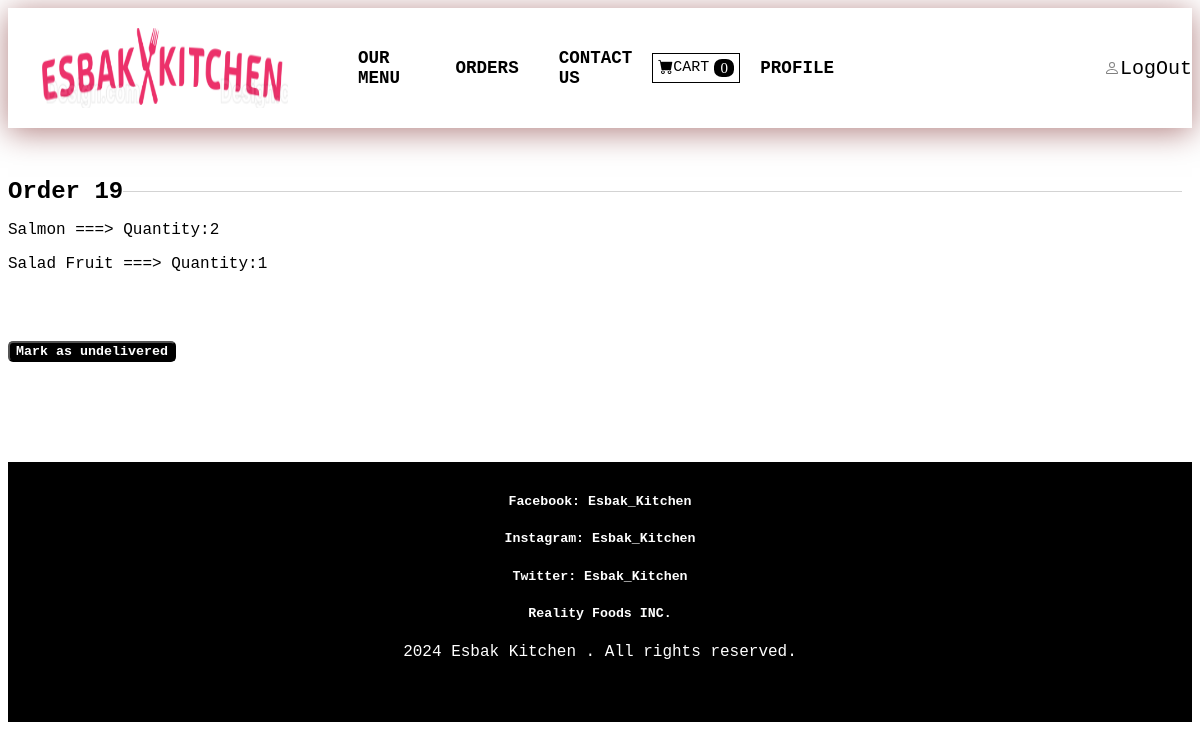
Page /payment/orders/19 (signed in) on the committed database.
### Payment/models.py (models this page shows, shortened)
class Order(models.Model):
    user = models.ForeignKey(Customer, on_delete=models.CASCADE, blank=True, null=True)
    full_name = models.CharField(max_length=250)
    Delivery_address = models.TextField(max_length=15000)
    amount_paid = models.DecimalField(max_digits=7, decimal_places=2)
    date_ordered = models.DateTimeField(auto_now_add=True)
    delivered = models.BooleanField(default=False)
    date_delivered = models.DateTimeField(blank=True, null=True)

class OrderItem(models.Model):
    order = models.ForeignKey(Order, on_delete=models.CASCADE, null=True)
    dish = models.ForeignKey(Dishes, on_delete=models.CASCADE)
    user = models.ForeignKey(Customer, on_delete=models.CASCADE, null=True)
    quantity = models.PositiveBigIntegerField(default=1)
    price = models.DecimalField(max_digits=7, decimal_places=2)

### E_kitchen/models.py (models this page shows)
class Dishes(models.Model):
    name = models.CharField(max_length=80)
    price = models.DecimalField(max_digits=10, decimal_places=2)
    dish_type = models.ForeignKey(DishType, on_delete=models.CASCADE)
    description = models.TextField(blank=True, null=True)
    is_available = models.BooleanField(default=True)
    image = models.ImageField(upload_to='dishes/', blank=True, null=True)
    def __str__(self):
        return self.name

### Payment/views.py (the view, shortened to what this page needs)
# urls.py: path('orders/<int:pk>', views.orders, name = 'orders')
def orders(request,pk):
    if request.user.is_authenticated and request.user.is_superuser:
        order = Order.objects.get(id = pk)
        items = OrderItem.objects.filter(order = pk)
        return render(request, 'payment/orders.html', {'order':order, 'items':items})
    else:
        messages.success(request,'Access denied')
        return redirect('home')

### cart/cart.py (called while the page is built)
    def __len__(self):
        return len(self.cart)

### cart/context_processors.py (called while the page is built)
def cart(request):
    return{'cart':Cart(request)}

### templates/payment/orders.html (shortened to what this page needs)
{% extends 'navbar.html' %}
{% block content %}
<body>
    <div class="line-container">
        <span>Order {{order.id}}</span>
    </div>
    <div class="menu-container">
        <div class="menu1">
        <div class="menu">
           <p> {% for item in items %}
            {{item.dish}} ===>
            Quantity:{{item.quantity}}</p>
      {% endfor %}
      <br/><br/>
      {% if not order.delivered %}
      <form method = 'POST'>
        {% csrf_token %}
       <input type="hidden" name="delivery_status" value="true">
       <p class='checkout'><button type="submit">Mark as delivered</button></p>
       {% else %}
       <form method = 'POST'>
       <p class='checkoutb'><button type="submit">Mark as undelivered</button></p>
      </form>
      {% endif %}
</body>
{% endblock %}

### static/css/style.css (style rules this page uses)
* { font-family: 'Courier New', Courier, monospace; background-color: white; }
.line-container { display: flex; align-items: center; justify-content: center; margin-top: 50px; }
.line-container::after { content: ''; flex-grow: 1; height: 1px; background-color:lightgray; margin-right: 10px; }
.line-container span { font-size: 24px; font-weight: bold; }

### static/css/menu.css (style rules this page uses)
body { font-family: 'Courier New', Courier, monospace; background-color:white }
.checkoutb button { background-color: black; color: white; border-color: black; border-radius: 5px; cursor: pointer; font-weight: bold; transition: opacity 0.3s ease; }

### rows in the picture
Order: id "19"
OrderItem: dish "Salmon", quantity "2"
OrderItem: dish "Salad Fruit", quantity "1"

### other values in the picture
{{ cart|length }} "0"
